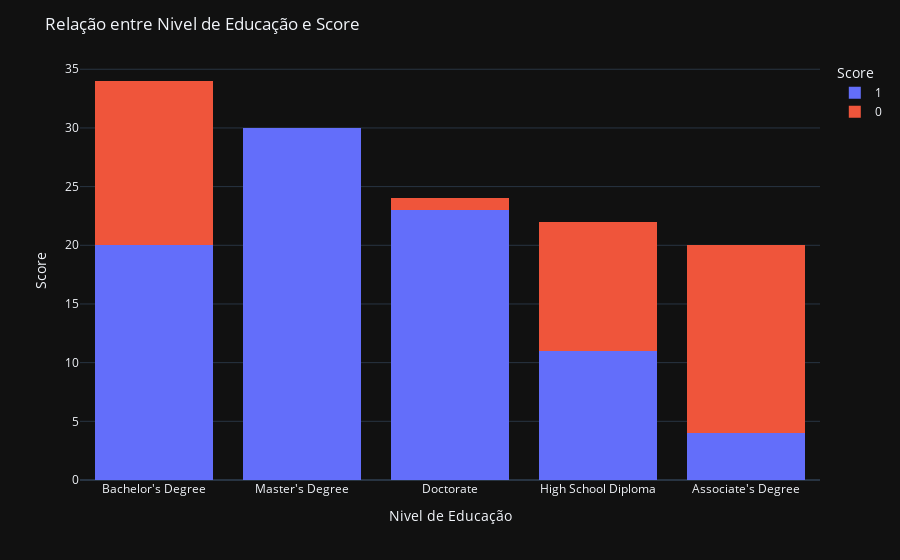

Here is the notebook cell this chart was saved with:
### Markdown cell above
podemos notar que em nossa base de dados os clientes entre 25 e 44 anos são em maioria solteiros, já clientes entre 45 a 54 anos são todos casados.

### Code cell
fig = px.histogram(df, x='Education', color='Credit Score_High', barmode='stack')

# Layout
fig.update_layout(title='Relação entre Nivel de Educação e Score',
                  xaxis_title='Nivel de Educação',
                  yaxis_title='Score',
                  legend_title='Score')
fig.show()

### Figure 1 — Plotly figure (JSON) as saved in the notebook; plotly's stock layout.template omitted (floating-point values rounded to 4 significant figures)
{"data": [{"bingroup": "x", "hovertemplate": "Credit Score_High=1<br>Education=%{x}<br>count=%{y}<extra></extra>", "legendgroup": "1", "marker": {"color": "#636efa", "pattern": {"shape": ""}}, "name": "1", "orientation": "v", "showlegend": true, "x": ["Bachelor's Degree", "Master's Degree", "Doctorate", "High School Diploma", "Bachelor's Degree", "Master's Degree", "Master's Degree", "Doctorate", "Associate's Degree", "Bachelor's Degree", "Master's Degree", "Doctorate", "Master's Degree", "Doctorate", "High School Diploma", "Bachelor's Degree", "Master's Degree", "Master's Degree", "Doctorate", "High School Diploma", "Bachelor's Degree", "Bachelor's Degree", "Master's Degree", "Doctorate", "High School Diploma", "Bachelor's Degree", "Master's Degree", "Doctorate", "Associate's Degree", "Bachelor's Degree", "Master's Degree", "Doctorate", "Master's Degree", "Doctorate", "Master's Degree", "Doctorate", "High School Diploma", "Bachelor's Degree", "Master's Degree", "Master's Degree", "Doctorate", "High School Diploma", "Bachelor's Degree", "Bachelor's Degree", "Master's Degree", "Doctorate", "High School Diploma", "Master's Degree", "Doctorate", "High School Diploma", "Bachelor's Degree", "Master's Degree", "Master's Degree", "Doctorate", "High School Diploma", "Bachelor's Degree", "Bachelor's Degree", "Master's Degree", "Doctorate", "High School Diploma", "Bachelor's Degree", "Master's Degree", "Doctorate", "Associate's Degree", "Bachelor's Degree", "Master's Degree", "Doctorate", "Master's Degree", "Doctorate", "Master's Degree", "Doctorate", "Master's Degree", "Doctorate", "Master's Degree", "Bachelor's Degree", "Master's Degree", "Doctorate", "High School Diploma", "Bachelor's Degree", "Master's Degree", "Master's Degree", "Bachelor's Degree", "Master's Degree", "Doctorate", "Associate's Degree", "Bachelor's Degree", "Master's Degree", "Doctorate"], "xaxis": "x", "yaxis": "y", "type": "histogram"}, {"bingroup": "x", "hovertemplate": "Credit Score_High=0<br>Education=%{x}<br>count=%{y}<extra></extra>", "legendgroup": "0", "marker": {"color": "#EF553B", "pattern": {"shape": ""}}, "name": "0", "orientation": "v", "showlegend": true, "x": ["Associate's Degree", "Bachelor's Degree", "High School Diploma", "Associate's Degree", "Bachelor's Degree", "Associate's Degree", "Bachelor's Degree", "High School Diploma", "Associate's Degree", "Associate's Degree", "High School Diploma", "High School Diploma", "Associate's Degree", "Bachelor's Degree", "Bachelor's Degree", "Associate's Degree", "Bachelor's Degree", "High School Diploma", "Associate's Degree", "Associate's Degree", "High School Diploma", "Bachelor's Degree", "Associate's Degree", "Bachelor's Degree", "High School Diploma", "Associate's Degree", "Associate's Degree", "High School Diploma", "High School Diploma", "Associate's Degree", "Bachelor's Degree", "Bachelor's Degree", "Bachelor's Degree", "Bachelor's Degree", "Doctorate", "Bachelor's Degree", "Associate's Degree", "Bachelor's Degree", "Associate's Degree", "High School Diploma", "High School Diploma", "Associate's Degree"], "xaxis": "x", "yaxis": "y", "type": "histogram"}], "layout": {"xaxis": {"anchor": "y", "domain": [0.0, 1.0], "title": {"text": "Nivel de Educação"}}, "yaxis": {"anchor": "x", "domain": [0.0, 1.0], "title": {"text": "Score"}}, "legend": {"title": {"text": "Score"}, "tracegroupgap": 0}, "margin": {"t": 60}, "barmode": "stack", "title": {"text": "Relação entre Nivel de Educação e Score"}}}
